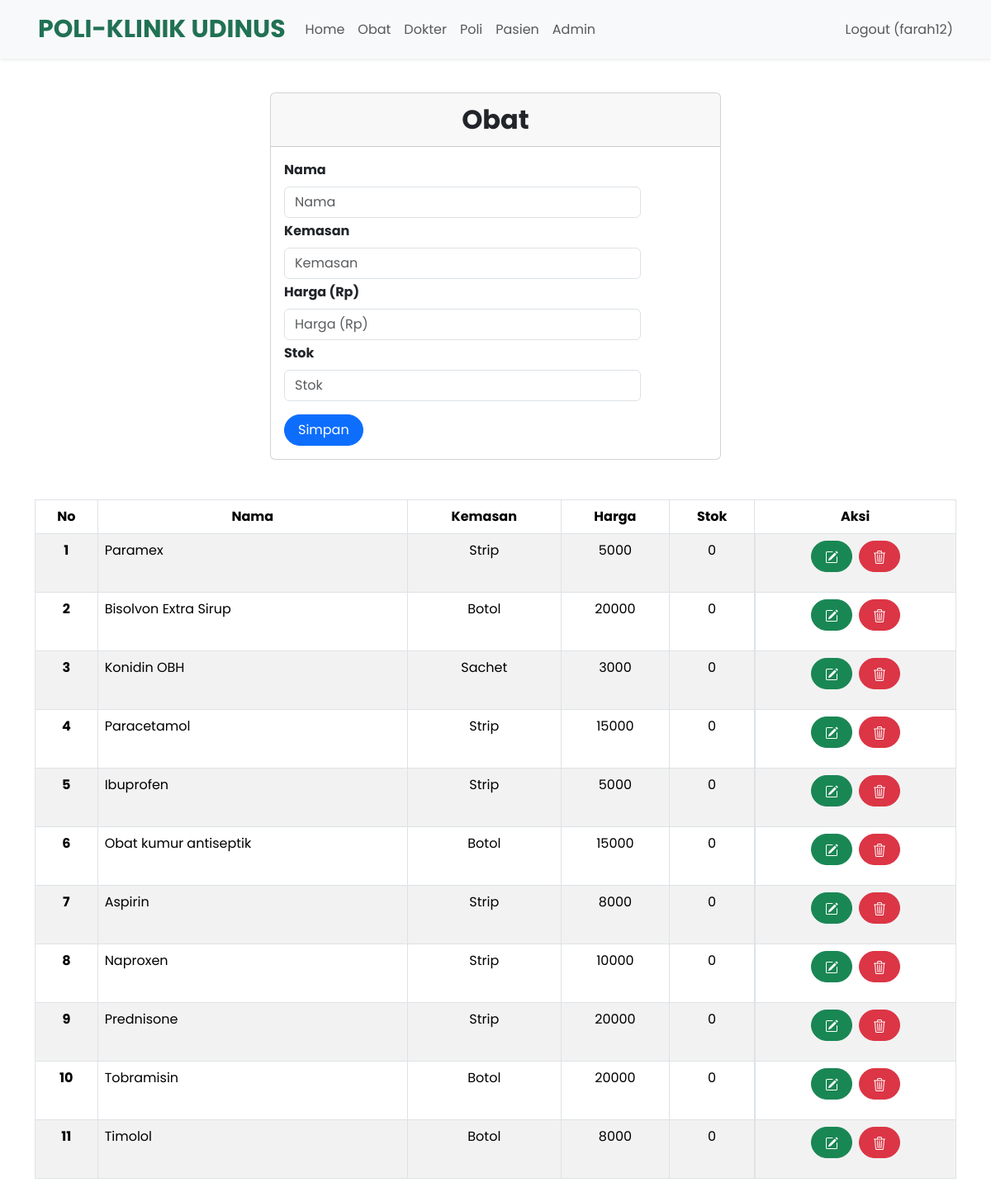
Page /index.php?page=obat (signed in) on the committed database.
### tables this page shows
CREATE TABLE `obat` (
  `id` int(11) NOT NULL,
  `nama_obat` varchar(100) NOT NULL,
  `kemasan` varchar(50) NOT NULL,
  `harga` double NOT NULL,
  `Stok` int(11) NOT NULL
);

### obat.php (the view, shortened to what this page needs)
<br>
<div class="container">
    <div class="row justify-content-center">
        <div class="col-md-6">
            <div class="card">
                <div class="card-header text-center fw-bold" style="font-size: 2rem;">Obat</div>
                <div class="card-body">
                    <form class="form row" style="width: 30rem;" method="POST" action="" name="myForm" onsubmit="return(validate());">
                        <?php
                        $nama_obat = '';
                        $kemasan = '';
                        $harga = '';
                        $Stok = '';
                        ?>
                        <div class="row">
                            <label for="inputNama" class="form-label fw-bold">
                                Nama
                            </label>
                            <div>
                                <input type="text" class="form-control" name="nama_obat" id="inputNama" placeholder="Nama" value="<?php echo $nama_obat ?>">
                            </div>
                        </div>
                        <div class="row mt-1">
                            <label for="inputKemasan" class="form-label fw-bold">
                                Kemasan
                            </label>
                            <div>
                                <input type="text" class="form-control" name="kemasan" id="inputKemasan" placeholder="Kemasan" value="<?php echo $kemasan ?>">
                            </div>
                        </div>
                        <div class="row mt-1">
                            <label for="inputHarga" class="form-label fw-bold">
                                Harga (Rp)
                            </label>
                            <div>
                                <input type="text" class="form-control" name="harga" id="inputHarga" placeholder="Harga (Rp)" value="<?php echo $harga ?>">
                            </div>
                        </div>
                        <div class="row mt-1">
                            <label for="inputStok" class="form-label fw-bold">
                                Stok
                            </label>
                            <div>
                                <input type="text" class="form-control" name="Stok" id="inputStok" placeholder="Stok" value="<?php echo $Stok ?>">
                            </div>
                        </div>
                        <div class="row mt-3">
                            <div class=col>
                                <button type="submit" class="btn btn-primary rounded-pill px-3 mt-auto" name="simpan">Simpan</button>
                            </div>
                        </div>
                    </form>
                </div>
            </div>
        </div>
    </div>
    <br>
    <br>
    <table class="table table-bordered table-striped table-hover">
        <thead>
            <tr class="text-center">
                <th scope="col">No</th>
                <th scope="col">Nama</th>
                <th scope="col">Kemasan</th>
                <th scope="col">Harga</th>
                <th scope="col">Stok</th>
                <th scope="col">Aksi</th>
            </tr>
        </thead>
        <tbody>
            <?php
            $result = mysqli_query($mysqli, "SELECT * FROM obat");
            $no = 1;
            while ($data = mysqli_fetch_array($result)) {
            ?>
                <tr>
                    <th scope="row" class="text-center"><?php echo $no++ ?></th>
                    <td><?php echo $data['nama_obat'] ?></td>
                    <td class="text-center"><?php echo $data['kemasan'] ?></td>
                    <td class="text-center"><?php echo $data['harga'] ?></td>
                    <td class="text-center"><?php echo $data['Stok'] ?></td>
                    <td class="d-flex justify-content-center ">
                        <div class="d-flex gap-2 mb-3">
                            <a type="button" class="btn btn-success rounded-pill px-3" href="index.php?page=obat&id=<?php echo $data['id'] ?>">
                            </a>
                            <a type="button" class="btn btn-danger rounded-pill px-3" href="index.php?page=obat&id=<?php echo $data['id'] ?>&aksi=hapus">
                            </a>
                        </div>
                    </td>
                </tr>
            <?php
            }
            ?>
        </tbody>
    </table>
</div>

### index.php (shortened to what this page needs)
<!doctype html>
<html lang="en">
  <head>
    <link href="https://cdn.jsdelivr.net/npm/bootstrap@5.3.2/dist/css/bootstrap.min.css" rel="stylesheet">
    <link rel="stylesheet" href="style.css">
  </head>
  <body>
    <nav class="navbar navbar-expand-lg navbar-expand-lg navbar-light bg-light pt-2 ps-4 pe-3 shadow-sm fixed-top">
        <div class="container">
            <a class="navbar-brand" href="index.php"> POLI-KLINIK UDINUS </a>
            <div class="collapse navbar-collapse text-white" id="navbarNavDropdown">
                <ul class="navbar-nav">
                    <li class="nav-item">
                        <a class="nav-link" aria-current="page" href="index.php">Home</a>
                    </li>
                    <?php
                        if (isset($_SESSION['username'])){
                    ?>
                        <li class="nav-item">
                            <a class="nav-link" aria-current="page" href="index.php?page=obat">Obat</a>
                        </li>
                        <li class="nav-item">
                            <a class="nav-link" aria-current="page" href="index.php?page=dokter">Dokter</a>
                        </li>
                        <li class="nav-item">
                            <a class="nav-link" aria-current="page" href="index.php?page=poli">Poli</a>
                        </li>
                        <li class="nav-item">
                            <a class="nav-link" aria-current="page" href="index.php?page=pasien">Pasien</a>
                        </li>
                        <li class="nav-item">
                            <a class="nav-link" aria-current="page" href="index.php?page=admin">Admin</a>
                        </li>
                    <?php
                        }
                    ?>
                </ul>
                <?php
                    if (isset($_SESSION['username'])) {
                    ?>
                        <ul class="navbar-nav ms-auto">
                            <li class="nav-item">
                                <a class="nav-link" href="logoutUser.php">Logout (<?php echo $_SESSION['username'] ?>)</a>
                            </li>
                        </ul>
                    <?php
                    }
                ?>
            </div>
        </div>
    </nav>
    <main role="main" class="container-fluid">
        <?php
            if (isset($_GET['page'])) {
                include($_GET['page'] . ".php");
            }
        ?>
    </main>
  </body>
</html>

### style.css (style rules this page uses)
body { font-family: 'Poppins', sans-serif; }
main { padding-top: 5.5rem; }
.navbar-brand { font-size: 30px !important; font-weight: bold; color: #217154 !important; }
nav { color: #217154 !important; padding: 10px; text-align: center; }
::placeholder { font-size: 16px; }

### rows in the picture
obat: nama_obat "Paramex", kemasan "Strip", harga "5000", Stok "0"
obat: nama_obat "Bisolvon Extra Sirup", kemasan "Botol", harga "20000", Stok "0"
obat: nama_obat "Konidin OBH", kemasan "Sachet", harga "3000", Stok "0"
obat: nama_obat "Paracetamol", kemasan "Strip", harga "15000", Stok "0"
obat: nama_obat "Ibuprofen", kemasan "Strip", harga "5000", Stok "0"
obat: nama_obat "Obat kumur antiseptik", kemasan "Botol", harga "15000", Stok "0"
obat: nama_obat "Aspirin", kemasan "Strip", harga "8000", Stok "0"
obat: nama_obat "Naproxen", kemasan "Strip", harga "10000", Stok "0"
obat: nama_obat "Prednisone", kemasan "Strip", harga "20000", Stok "0"
obat: nama_obat "Tobramisin", kemasan "Botol", harga "20000", Stok "0"
obat: nama_obat "Timolol", kemasan "Botol", harga "8000", Stok "0"

### other values in the picture
$_SESSION['username'] "farah12"
